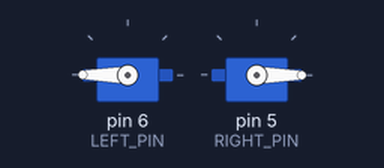
The sketch below on a simulated Arduino Uno, built with avr-gcc and run on an emulated ATmega328P. On the bench: 2 × servo.

Above: at 0.05 s.
At 9.95 s:
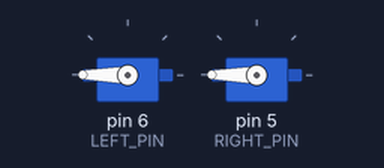
At 14.95 s:
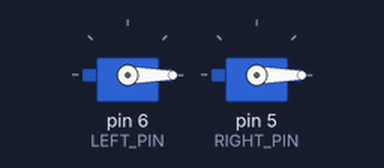
At 19.95 s:
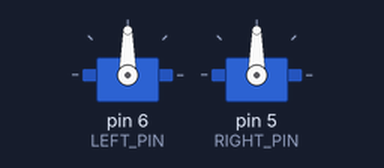
Timing chart, 0 to 26.0 s (numbered marks = the images above):
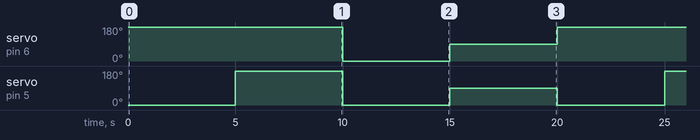

The sketch:

Servo_Test.ino
```cpp
#include <Servo.h>

 Servo left;
 Servo right;
 const int LEFT_PIN   = 6;
 const int RIGHT_PIN  = 5;
 const int STOP       = 90;
 const int R_FORWARD  = 0;
 const int L_FORWARD  = 180;
 const int R_BACKWARD = 180;
 const int L_BACKWARD = 0;

void setup() {
  Serial.begin(9600); // read analog input
  left.attach(LEFT_PIN);
  right.attach(RIGHT_PIN);
}

void loop() {
 move_forward();
 delay(5000);
 turn_right();
 delay(5000);
 turn_left();
 delay(5000);
 stop_moving();
 delay(5000);


}

void move_forward(){
  left.write(L_FORWARD);
  right.write(R_FORWARD);
}

void turn_right(){
  left.write(L_FORWARD);
  right.write(R_BACKWARD);
}

void turn_left(){
  left.write(L_BACKWARD);
  right.write(R_FORWARD);
}
void stop_moving(){
  left.write(STOP);
  right.write(STOP);
}
```

Measured:
- by itself, servo on pin 6 (LEFT_PIN): repeats every 20.0 s: 90° 5.0 s, 180° 10.0 s, 0° 5.0 s
- by itself, servo on pin 5 (RIGHT_PIN): repeats every 20.0 s: 0° 5.0 s, 90° 5.0 s, 0° 5.0 s, 180° 5.0 s
